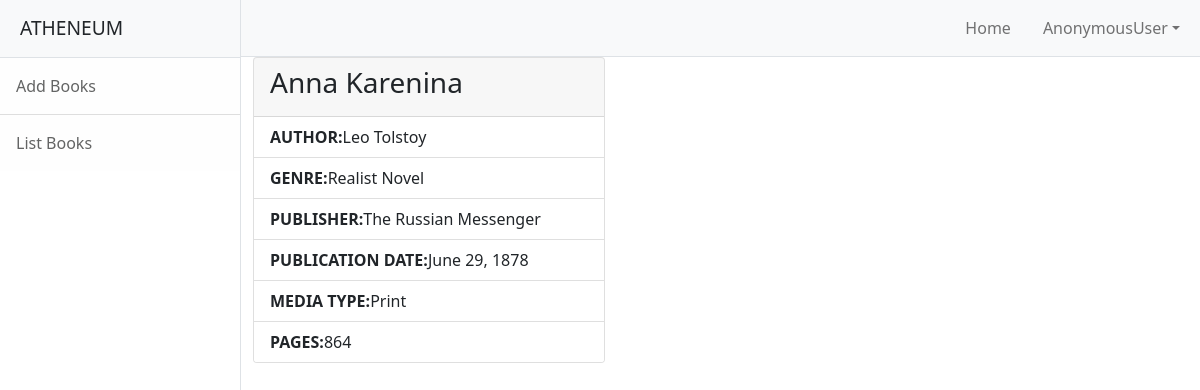
The page /library/books/detail/3 on the database its author committed.
### library/models.py (models this page shows, shortened)
class Books(models.Model):
    book_title=models.CharField(max_length=150)
    library=models.ForeignKey(User,on_delete=models.CASCADE,related_name="library")
    Author=models.CharField(max_length=150)
    Cover_artist=models.CharField(max_length=150)
    Genre=models.CharField(max_length=150)
    Publisher=models.CharField(max_length=150)
    Publication_date=models.DateField(null=True)
    Media_type=models.CharField(max_length=150)
    Pages=models.PositiveIntegerField(default=0)
    active_status = models.BooleanField(default=True)

### library/views.py (the view)
# urls.py: path("books/detail/<int:id>",views.BookDetailView.as_view(),name="lib-bookdetail"),
class BookDetailView(DetailView):
    model = Books
    context_object_name = "book"
    template_name = "lib-bookdetail.html"
    pk_url_kwarg = "id"

### library/templates/lib-bookdetail.html (shortened to what this page needs)
{%extends 'base.html'%}
{%block body_block%}
<div class="row">
    <div class="col-12">
        <div class="card" style="width: 22rem;">
  <div class="card-header">
    <h3>{{book.book_title}}</h3>
  </div>
  <ul class="list-group list-group-flush">
        <li class="list-group-item"><strong>AUTHOR:</strong>{{book.Author}}</li>
        <li class="list-group-item"><strong>GENRE:</strong>{{book.Genre}}</li>
        <li class="list-group-item"><strong>PUBLISHER:</strong>{{book.Publisher}}</li>
        <li class="list-group-item"><strong>PUBLICATION DATE:</strong>{{book.Publication_date}}</li>
        <li class="list-group-item"><strong>MEDIA TYPE:</strong>{{book.Media_type}}</li>
        <li class="list-group-item"><strong>PAGES:</strong>{{book.Pages}}</li>
  </ul>
</div>
    </div>
</div>
{%endblock%}

### rows shown on the page
Books: book_title "Anna Karenina", Author "Leo Tolstoy", Genre "Realist Novel", Publisher "The Russian Messenger", Publication_date "June 29, 1878", Media_type "Print", Pages "864"

### other values the page prints
{{ request.user }} "AnonymousUser"
